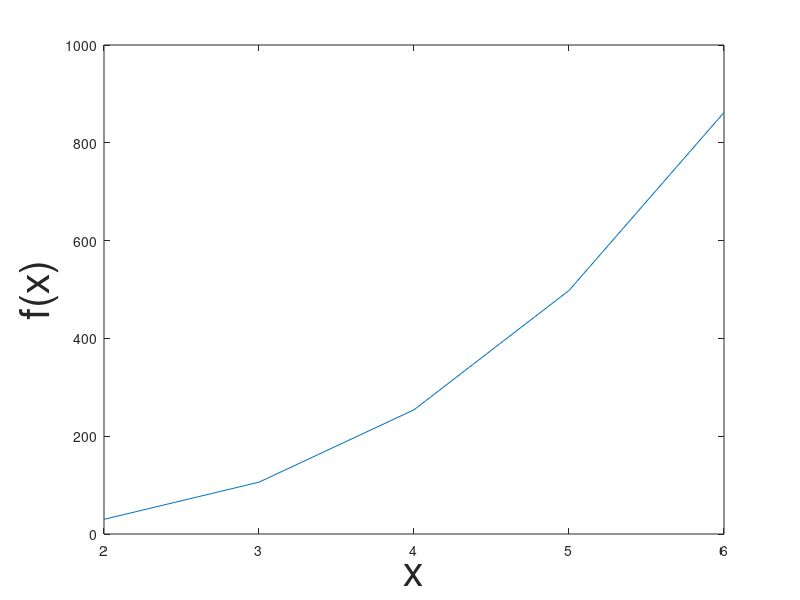
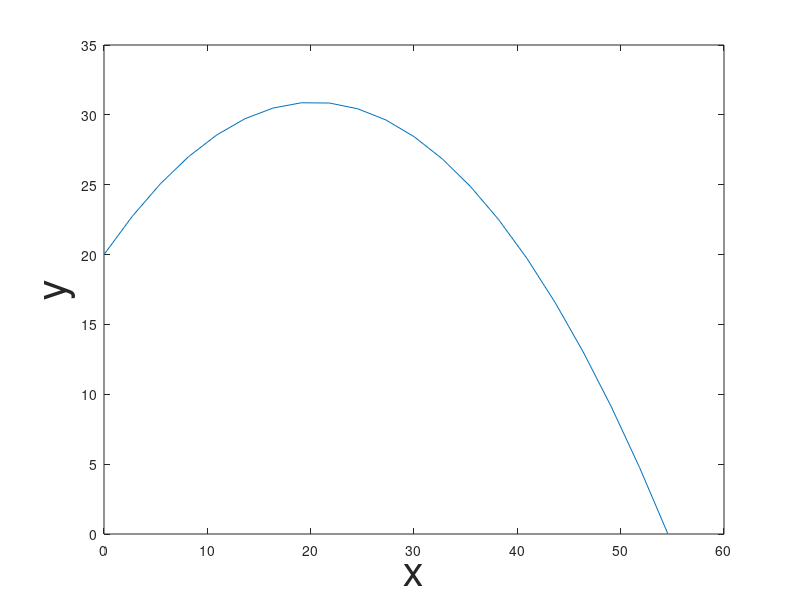

Reproduce these figures in MATLAB, in order. (Note: this script raises an error after producing the figures.)
% this script is developed to solve HW5

%Problem 1
x=linspace(2,6,5);

f=4.*x.^3-2;

figure(1)

plot(x,f)
xlabel('x', 'FontSize', 30)
ylabel('f(x)', 'FontSize', 30)

% let's calculate the trapezoids under the curve

for i=1:(length(x)-1)
   A(i)=0.5*(f(i)+f(i+1)); 
end

% Problem 2
% the tolerance
tol=1E4;
% the first indice
n=1;
% first element of Woodall
W(1)=1;
 while 1
   n=n+1;
   W_aux=n*2^n-1;
   if W_aux > tol
       break
   end
   W(n)=W_aux
 end

% the sum of elements
sum_W=0.;
for i=1:length(W)
   sum_W=sum_W+W(i); 
end
% the average of Woodall Numbers
WA=sum_W/length(W);

% Problem 3
t=linspace(0,4,21);
% the initial velocity
V_0=20.;
% the initial height 
y_0=20.;
% the initial angle
theta=47;
% the gravity constant
g=9.81;
% the y locations
y=y_0+V_0*sind(theta)*t-0.5*g*t.^2;
% the x locations
x=V_0*cosd(theta)*t;

figure(2)

plot(x,y)
xlabel('x', 'FontSize', 30)
ylabel('y', 'FontSize', 30)

% Problem 4
f(1)=1;
f(2)=1;
for i=3:10
    f(i)=f(i-1)+f(i-2);
end

% Problem 5

% the order of the derivative
n=5;
% the location
x=2;
% the n-th derivative of function at x
f=((-1)^n)*factorial(n+1)/(x^(n+2));

% Problem 6
% the base axis 
b=linspace(400,600,11);

% the inertia
A_1=40.*400.;
A_2=40.*320.;
A_3=40.*b;
% the neutral axis
for i=1:length(b)
    yd(i)=(A_3(i)*20+A_2*200+A_1*380)/(A_1+A_2+A_3(i));
    I_1(i)=A_1*(380-yd(i))^2+400*(40^3)/12;
    I_2(i)=A_2*(200-yd(i))^2+40*(320^3)/12;
    I_3(i)=A_3(i)*(20-yd(i))^2+b(i)*(40^3)/12;
    I_tot(i)=I_1(i)+I_2(i)+I_3(i);
end

% Problem 7 
tol=1E-5;
% the initial guess
a(1)=1;
% the initial error
err_7(1)=1.;
% indice
i=1;
while err_7(i) > tol
   i=i+1;
   a(i)=0.5*a(i-1)+1./a(i-1);
   err_7(i)=abs((a(i)-a(i-1))/a(i));
end

% Problem 8
P=40000;
A=12000;
t=5;
% the tolerance 
tol=1E-2;
% initial err
err_8=1.;
% the right point
x_r=0.2;
% the left point
x_l=0.05;
while err_8 > tol
    % the function at x_l
    f_r = interestFunction( A,P,t,x_r);
    % the function at x_r
    f_l = interestFunction( A,P,t,x_l);
    % the mid point
    x_m=0.5*(x_r+x_l);
    % the function at x_m
    f_m= interestFunction( A,P,t,x_m);
    % the error 
    err_8 = abs(f_m);
    
    if(f_r*f_m > 0)
        x_r=x_m;
    else
        x_l=x_m;
    end
    
end
